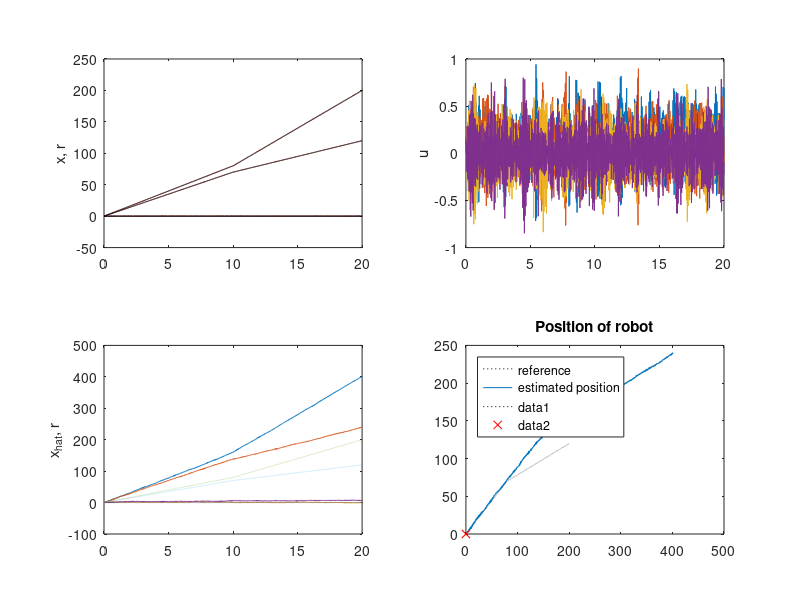

This figure's MATLAB source: (Note: this script raises an error after producing the figure.)
%Discrete LQR + Kalman Filter
clear
clf
m = 1;
cx = 2;
cy = 3;
kx = 0;
ky = 0;

% A = [0 0 1 0; 0 0 0 1; kx/m 0 cx/m 0; 0 ky/m 0 cy/m];
% B =[0 0 1/m 0; 0 0 0 1/m]';
% C = [1 0 0 0; 0 1 0 0];
A = eye(4);
B = eye(4);
C = eye(4);

%kalman filter noise constants
Q = .2*eye(4);
R = .1*eye(4);

N = 1000;
tf = 10;
t = linspace(0, 2*tf, 2*N);
dt = t(2) - t(1);
r(1,:) = linspace(0, 80, N);
r(2,:) = linspace(0, 70, N);
r(3,:) = zeros(1,N);
r(4,:) = zeros(1,N);

r(1, N+1:2*N) = linspace(80, 200, N);
r(2, N+1:2*N) = linspace(70, 120, N);
r(3,N+1:2*N) = zeros(1,N);
r(4,N+1:2*N) = zeros(1,N);

x_nominal = zeros(4,2*N);
x_nominal(:,1) = [0 0 0 0]';
x_hat(:,1) = [0 0 0 0]';
sigma_pred = zeros(4,4,2*N);

x_err_hat(:,1) = [0 0 0 0]';
x_err(:,1) = [0 0 0 0]';
sigma_update = zeros(4,4,2*N);
lambda = zeros(4,4,2*N);
u = zeros(4,N);

Q_lqr = 2*eye(4);
R_lqr = 0.25*eye(4);
[K_ss, P, E] = dlqr(A,B,Q_lqr,R_lqr); %K is lqr gain, P is solution to Ricca1ti eqn, E is eig(A-BK) of system
[L_ss, S, E] = dlqr(A', C', Q, R);

% P = [-5+5*j, -5-5*j, -2+2*j, -2-2*j];
% K = place(A,B,P);


w = .1*randn(4, 2*N);
v = abs(.3*randn(4, 2*N));
G = .5*eye(4);
H = eye(4);

for k=2:2*N
    
   %trajectory control
    u(:,k) = -K_ss*(x_nominal(:,k-1) - r(:,k-1)) +G*v(:,k);
    x_nominal(:,k) = A*x_nominal(:,k-1) + B*u(:,k-1);

    %state estimation
    %prediction step
    x_err(:,k) = A*x_err_hat(:,k-1) + B*u(:,k-1);
    sigma_pred(:,:,k) = A*sigma_update(:,:,k-1)*A' + Q;
    z_err(:,k) = C*x_err(:,k) + H*w(:,k);  %Take a measurement, plus some noise.
    
%     %update step
    S(:,:,k) = C*sigma_pred(:,:,k)*C' + R;
    L(:,:,k) = sigma_pred(:,:,k)*C'/S(:,:,k);
    x_err_hat(:,k) = x_err(:,k) + L(:,:,k)*(z_err(:,k) - C*x_err(:,k));
    sigma_update(:,:,k) = sigma_pred(:,:,k) - L(:,:,k)*C*sigma_pred(:,:,k);
    
    lambda(:,:,k) = (A-B*K_ss)*lambda(:,:,k-1)*(A-B*K_ss)'+ L(:,:,k)*C*sigma_pred(:,:,k);
    
    x_hat(:,k) = (x_nominal(:,k) + x_err_hat(:,k));
    
end


subplot(2,2,1)
plot(t,x_nominal, 'r:')
ylabel('x, r')
hold on
plot(t,r,'k')
subplot(2,2,2)
plot(t,u)
ylabel('u')
subplot(2,2,3)
plot(t, x_hat)
hold on
plot(t,r, ':')
ylabel('x_{hat}, r')
subplot(2,2,4)
plot(r(1,:), r(2,:), 'k:', x_hat(1,:), x_hat(2,:))
title('Position of robot')
legend('reference', 'estimated position', 'Location', 'NorthWest')
hold on
for i = 1:100:2*N
    plot(r(1,i), r(2,i), 'k:', x_hat(1,i), x_hat(2,i), 'rx')
    plot_gaussian_ellipsoid([r(1, i), r(2,i)], sigma_update(1:2,1:2,i) + lambda(1:2,1:2,i), 4, 25); % mean, std dev, stdwidth (2~= .86), n points. 
end
